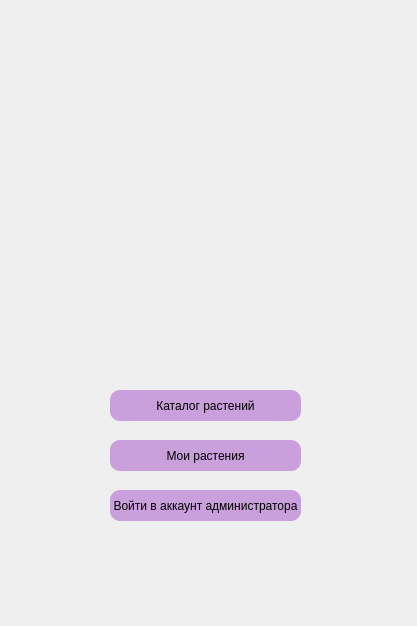
<?xml version="1.0" encoding="UTF-8"?>
<ui version="4.0">
 <class>House_plant_guide</class>
 <widget class="QWidget" name="House_plant_guide">
  <property name="geometry">
   <rect>
    <x>0</x>
    <y>0</y>
    <width>417</width>
    <height>626</height>
   </rect>
  </property>
  <property name="windowTitle">
   <string>House_plant_guide</string>
  </property>
  <widget class="QPushButton" name="button_enter_to_guide">
   <property name="geometry">
    <rect>
     <x>110</x>
     <y>390</y>
     <width>191</width>
     <height>31</height>
    </rect>
   </property>
   <property name="styleSheet">
    <string notr="true">QPushButton {
    border-radius:  10px;
    background-color:  rgb(201, 160, 220);
}
</string>
   </property>
   <property name="text">
    <string>Каталог растений</string>
   </property>
  </widget>
  <widget class="QPushButton" name="button_to_admin">
   <property name="geometry">
    <rect>
     <x>110</x>
     <y>490</y>
     <width>191</width>
     <height>31</height>
    </rect>
   </property>
   <property name="styleSheet">
    <string notr="true">QPushButton {
    border-radius:  10px;
    background-color: rgb(201, 160, 220);
}
</string>
   </property>
   <property name="text">
    <string>Войти в аккаунт администратора</string>
   </property>
  </widget>
  <widget class="QPushButton" name="my_plants">
   <property name="geometry">
    <rect>
     <x>110</x>
     <y>440</y>
     <width>191</width>
     <height>31</height>
    </rect>
   </property>
   <property name="styleSheet">
    <string notr="true">QPushButton {
    border-radius:  10px;
    background-color:  rgb(201, 160, 220);
}
</string>
   </property>
   <property name="text">
    <string>Мои растения</string>
   </property>
  </widget>
 </widget>
 <resources/>
 <connections/>
</ui>
